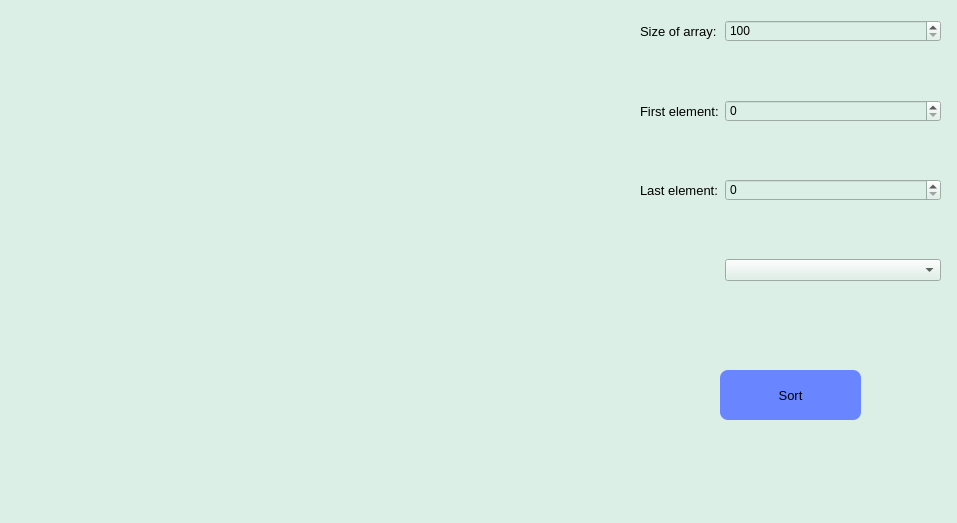
<?xml version="1.0" encoding="UTF-8"?>
<ui version="4.0">
 <class>MainWindow</class>
 <widget class="QMainWindow" name="MainWindow">
  <property name="geometry">
   <rect>
    <x>0</x>
    <y>0</y>
    <width>957</width>
    <height>523</height>
   </rect>
  </property>
  <property name="windowTitle">
   <string>MainWindow</string>
  </property>
  <property name="styleSheet">
   <string notr="true">background-color:rgb(219, 239, 230)</string>
  </property>
  <widget class="QWidget" name="centralwidget">
   <widget class="QPushButton" name="StartBtn">
    <property name="geometry">
     <rect>
      <x>720</x>
      <y>370</y>
      <width>141</width>
      <height>50</height>
     </rect>
    </property>
    <property name="font">
     <font>
      <pointsize>10</pointsize>
     </font>
    </property>
    <property name="mouseTracking">
     <bool>false</bool>
    </property>
    <property name="styleSheet">
     <string notr="true">QPushButton{
background-color:rgb(105, 133, 255);
border-style:outset;
border-with:2px;
border-radius:8px;
}
QPushButton:pressed{
 background-color:rgb(85, 120, 250);
}
</string>
    </property>
    <property name="text">
     <string>Sort</string>
    </property>
   </widget>
   <widget class="QWidget" name="formLayoutWidget">
    <property name="geometry">
     <rect>
      <x>640</x>
      <y>20</y>
      <width>301</width>
      <height>261</height>
     </rect>
    </property>
    <layout class="QFormLayout" name="formLayout">
     <item row="0" column="0">
      <widget class="QLabel" name="labelSize">
       <property name="font">
        <font>
         <pointsize>10</pointsize>
         <weight>50</weight>
         <italic>false</italic>
         <bold>false</bold>
        </font>
       </property>
       <property name="styleSheet">
        <string notr="true">color:rgb(0,0,0);</string>
       </property>
       <property name="text">
        <string>Size of array:</string>
       </property>
      </widget>
     </item>
     <item row="0" column="1">
      <widget class="QSpinBox" name="spinBox_Size">
       <property name="styleSheet">
        <string notr="true">color:rgb(0, 0, 0);</string>
       </property>
       <property name="minimum">
        <number>100</number>
       </property>
       <property name="maximum">
        <number>50000</number>
       </property>
       <property name="value">
        <number>100</number>
       </property>
      </widget>
     </item>
     <item row="2" column="1">
      <widget class="QSpinBox" name="spinBox_limitA">
       <property name="styleSheet">
        <string notr="true">color:rgb(0, 0, 0);</string>
       </property>
       <property name="minimum">
        <number>0</number>
       </property>
       <property name="maximum">
        <number>50000</number>
       </property>
       <property name="value">
        <number>0</number>
       </property>
      </widget>
     </item>
     <item row="2" column="0">
      <widget class="QLabel" name="labelBorderA">
       <property name="font">
        <font>
         <pointsize>10</pointsize>
         <weight>50</weight>
         <italic>false</italic>
         <bold>false</bold>
        </font>
       </property>
       <property name="styleSheet">
        <string notr="true">color:rgb(0,0,0);</string>
       </property>
       <property name="text">
        <string>First element:</string>
       </property>
      </widget>
     </item>
     <item row="4" column="0">
      <widget class="QLabel" name="labelBorderB">
       <property name="font">
        <font>
         <pointsize>10</pointsize>
         <weight>50</weight>
         <italic>false</italic>
         <bold>false</bold>
        </font>
       </property>
       <property name="styleSheet">
        <string notr="true">color:rgb(0,0,0);</string>
       </property>
       <property name="text">
        <string>Last element:</string>
       </property>
      </widget>
     </item>
     <item row="4" column="1">
      <widget class="QSpinBox" name="spinBox_limitB">
       <property name="styleSheet">
        <string notr="true">color:rgb(0, 0, 0);</string>
       </property>
       <property name="minimum">
        <number>0</number>
       </property>
       <property name="maximum">
        <number>50000</number>
       </property>
       <property name="value">
        <number>0</number>
       </property>
      </widget>
     </item>
     <item row="3" column="1">
      <spacer name="verticalSpacer">
       <property name="orientation">
        <enum>Qt::Vertical</enum>
       </property>
       <property name="sizeHint" stdset="0">
        <size>
         <width>20</width>
         <height>40</height>
        </size>
       </property>
      </spacer>
     </item>
     <item row="1" column="1">
      <spacer name="verticalSpacer_2">
       <property name="orientation">
        <enum>Qt::Vertical</enum>
       </property>
       <property name="sizeHint" stdset="0">
        <size>
         <width>20</width>
         <height>40</height>
        </size>
       </property>
      </spacer>
     </item>
     <item row="5" column="1">
      <spacer name="verticalSpacer_3">
       <property name="orientation">
        <enum>Qt::Vertical</enum>
       </property>
       <property name="sizeHint" stdset="0">
        <size>
         <width>20</width>
         <height>40</height>
        </size>
       </property>
      </spacer>
     </item>
     <item row="6" column="1">
      <widget class="QComboBox" name="comboBox">
       <property name="styleSheet">
        <string notr="true">color:rgb(0, 15, 0);
color-back-ground:rgb(126, 255, 245);
</string>
       </property>
      </widget>
     </item>
    </layout>
   </widget>
   <widget class="QFrame" name="PlotFrame">
    <property name="geometry">
     <rect>
      <x>40</x>
      <y>30</y>
      <width>571</width>
      <height>451</height>
     </rect>
    </property>
    <layout class="QVBoxLayout" name="verticalLayout"/>
   </widget>
  </widget>
  <widget class="QStatusBar" name="statusbar"/>
 </widget>
 <resources/>
 <connections/>
</ui>
